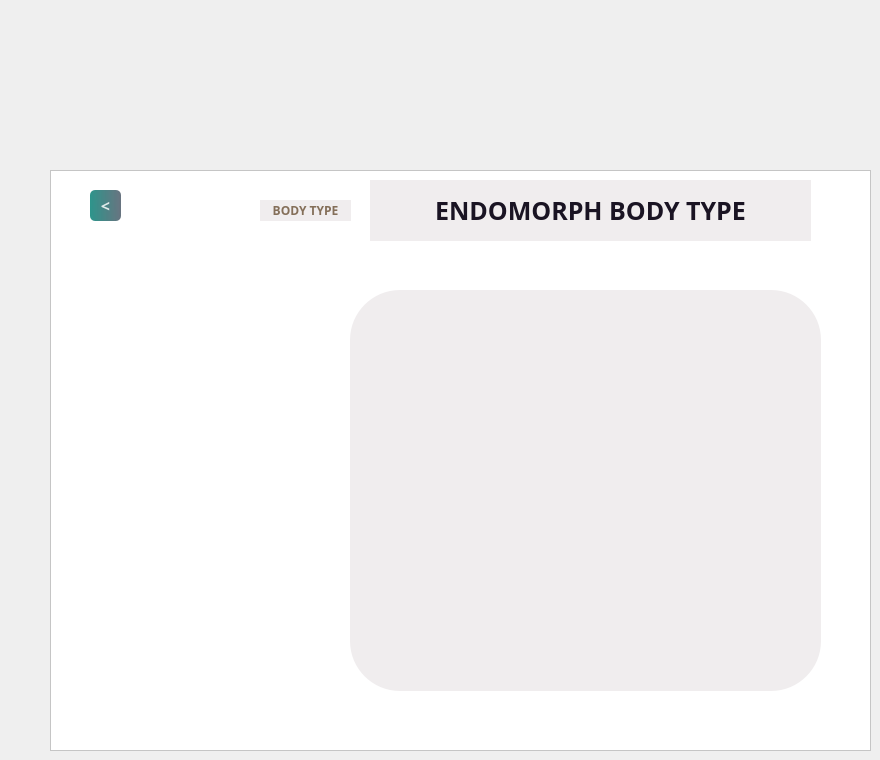
    <widget class="QWidget" name="page_12">
     <widget class="QFrame" name="frame_13">
      <property name="geometry">
       <rect>
        <x>50</x>
        <y>170</y>
        <width>821</width>
        <height>581</height>
       </rect>
      </property>
      <property name="styleSheet">
       <string notr="true">background-color: rgb(255, 255, 255);</string>
      </property>
      <property name="frameShape">
       <enum>QFrame::StyledPanel</enum>
      </property>
      <property name="frameShadow">
       <enum>QFrame::Raised</enum>
      </property>
      <widget class="QLabel" name="label_56">
       <property name="geometry">
        <rect>
         <x>10</x>
         <y>80</y>
         <width>281</width>
         <height>441</height>
        </rect>
       </property>
       <property name="styleSheet">
        <string notr="true">border-image: url(:/images/endomorph.png);
border-radius:50px;</string>
       </property>
       <property name="text">
        <string/>
       </property>
      </widget>
      <widget class="QLabel" name="label_57">
       <property name="geometry">
        <rect>
         <x>300</x>
         <y>120</y>
         <width>471</width>
         <height>401</height>
        </rect>
       </property>
       <property name="styleSheet">
        <string notr="true">
background-color: #F0EDEE;
border-radius:50px;</string>
       </property>
       <property name="text">
        <string/>
       </property>
      </widget>
      <widget class="QLabel" name="label_58">
       <property name="geometry">
        <rect>
         <x>320</x>
         <y>10</y>
         <width>441</width>
         <height>61</height>
        </rect>
       </property>
       <property name="font">
        <font>
         <family>Sitka Banner</family>
         <pointsize>19</pointsize>
         <bold>true</bold>
        </font>
       </property>
       <property name="styleSheet">
        <string notr="true">
border-radius:150px;
color: #1A1423;

background-color: #F0EDEE;
</string>
       </property>
       <property name="text">
        <string>ENDOMORPH BODY TYPE</string>
       </property>
       <property name="alignment">
        <set>Qt::AlignCenter</set>
       </property>
      </widget>
      <widget class="QLabel" name="label_59">
       <property name="geometry">
        <rect>
         <x>210</x>
         <y>30</y>
         <width>91</width>
         <height>21</height>
        </rect>
       </property>
       <property name="font">
        <font>
         <family>Sitka Banner</family>
         <pointsize>9</pointsize>
         <bold>true</bold>
        </font>
       </property>
       <property name="styleSheet">
        <string notr="true">color:rgb(132, 111, 89);



background-color: #F0EDEE;
border-radius:50px;</string>
       </property>
       <property name="text">
        <string>BODY TYPE</string>
       </property>
       <property name="alignment">
        <set>Qt::AlignCenter</set>
       </property>
      </widget>
      <widget class="QPushButton" name="pushButton_24">
       <property name="geometry">
        <rect>
         <x>40</x>
         <y>20</y>
         <width>31</width>
         <height>31</height>
        </rect>
       </property>
       <property name="font">
        <font>
         <family>Sitka Banner</family>
         <pointsize>12</pointsize>
         <bold>true</bold>
        </font>
       </property>
       <property name="styleSheet">
        <string notr="true">

QPushButton#pushButton_24{
	background-color: qlineargradient(spread:pad, x1:0, y1:0.505682, x2:1, y2:0.477, stop:0 rgba(11, 131, 120, 219), stop:1 rgba(85, 98, 112, 226));
	color:rgba(255, 255, 255, 210);
	border-radius:5px;
}

QPushButton#pushButton_24:hover{
	background-color: qlineargradient(spread:pad, x1:0, y1:0.505682, x2:1, y2:0.477, stop:0 rgba(150, 123, 111, 219), stop:1 rgba(85, 81, 84, 226));
}

QPushButton#pushButton_24:pressed{
	padding-left:5px;
	padding-top:5px;
	background-color:rgba(150, 123, 111, 255);
}
</string>
       </property>
       <property name="text">
        <string>&lt;</string>
       </property>
      </widget>
     </widget>
    </widget>
